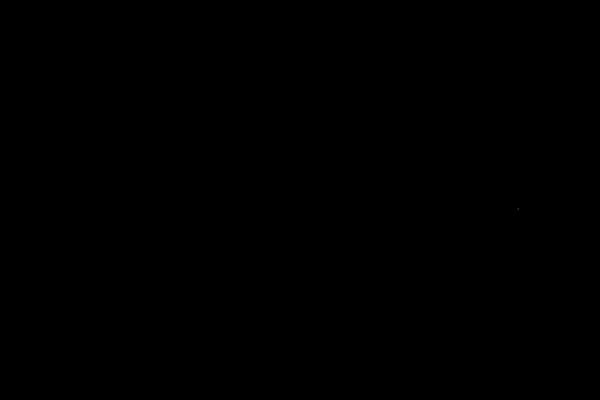
Frame 1 (no input)
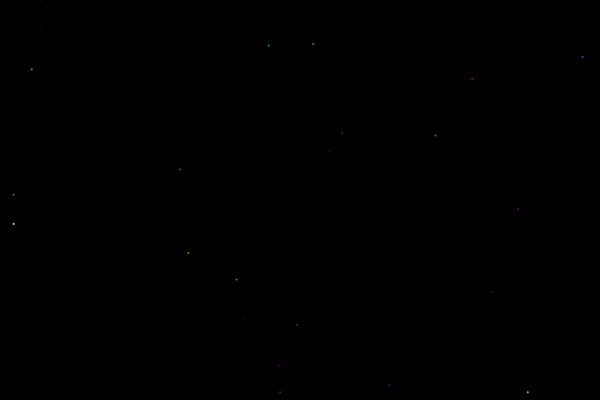
Frame 60 (the mouse pressed at the canvas centre just before this capture)
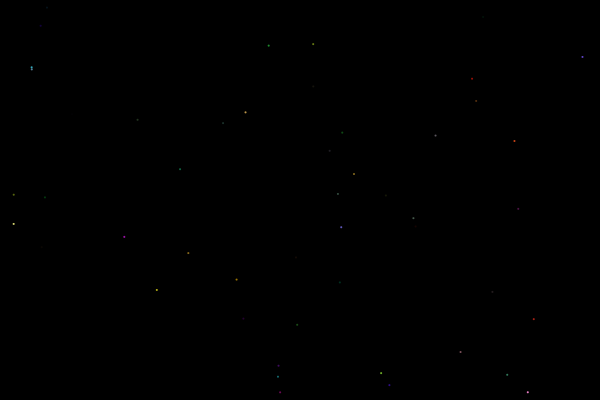
Frame 120 (the mouse held since frame 60 and released just before this capture)

The Processing sketch that drew these frames (run headless with seeded random() and noise(); from frame 60 on, the mouse is pressed at the canvas centre):

// Processing sketch: processing_116826
// ── processing_116826.pde

float x;
float y;

void setup(){
  size(600,400);
  frameRate (30);
  background(0);
}

void draw(){
  x = random (800);
  y = random (800);

  
  noStroke();
  fill(random(255),random(255),random(255),random(255));
rect(x,y,2,2,2);
}

//event
void mousePressed(){
   background(255);
 
}

void keyPressed(){
   background(0);
  
}
